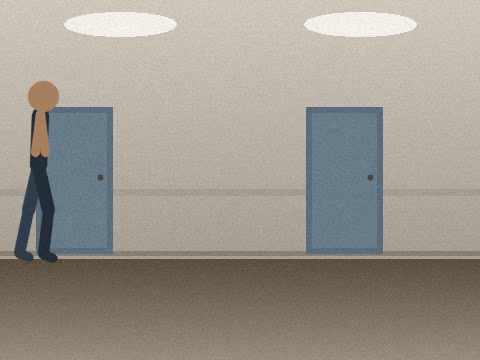
#> input picture frame 13 of videos/clip1_asymmetric_gait.mp4, 480 x 360 px
$ python validate_metrics.py
#> lines starting #> are read from the running program, lines starting #| are printed output that depends on the picture; after the words box and inside, x2 and y2 are one past the last pixel; in counts of white or black regions, pixels touching at a corner belong together
### utils/video_generator.py
"""Module E — Deterministic synthetic clinical MP4 generator.

Used ONLY when /videos is empty. These clips are *real rendered video*:
pixel contours, motion fields and illumination genuinely exist in the
MP4 bitstream, so every downstream metric (MOG2 masks, Kalman states,
Farneback flow, telemetry confidence) is still measured from pixels.
Any genuine ward footage dropped into videos/ takes precedence — the
generator never overwrites an existing file.

    clip1_asymmetric_gait.avi   right-knee stiffness / antalgic limp
    clip2_symmetric_baseline.avi  healthy symmetric corridor walk
    clip3_postural_sway.avi     acute mid-corridor balance instability
"""

from __future__ import annotations

from pathlib import Path

import cv2
import numpy as np

FRAME_W, FRAME_H = 480, 360
FPS = 15
N_FRAMES = 135                 # 9.0 s per clip
FOURCC = "mp4v"
FLOOR_Y = int(FRAME_H * 0.72)  # wall / floor boundary
HIP_Y = FLOOR_Y - 96           # thigh(46) + shank(44) + clearance(6)

CLIPS = {
    "clip1_asymmetric_gait.avi": {
        "label": "Asymmetric gait — right knee stiffness",
        "seed": 11,
        "profile": "asymmetric",
    },
    "clip2_symmetric_baseline.avi": {
        "label": "Symmetric baseline corridor walk",
        "seed": 22,
        "profile": "symmetric",
    },
    "clip3_postural_sway.avi": {
        "label": "Acute mid-corridor postural sway",
        "seed": 33,
        "profile": "sway",
    },
}

# Muted clinical clothing tones (BGR) — dark enough to segment on the lit wall.
SKIN_BGR = (96, 128, 168)
CLOTH_NEAR_BGR = (58, 46, 38)   # near-side limbs / torso shirt
CLOTH_FAR_BGR = (78, 62, 50)    # far-side limbs (slightly lighter = depth cue)


def _ip(point) -> tuple[int, int]:
    return (int(round(point[0])), int(round(point[1])))


def _corridor_background(rng: np.random.Generator) -> np.ndarray:
    """Static lit hospital corridor with deterministic sensor grain."""
    bg = np.zeros((FRAME_H, FRAME_W, 3), np.uint8)

    # Wall: cool plaster gradient.
    for y in range(FLOOR_Y):
        shade = 208 - int(42 * y / FLOOR_Y)
        bg[y, :] = (shade - 18, shade - 8, shade)

    # Floor: polished vinyl gradient brightening toward the camera.
    for y in range(FLOOR_Y, FRAME_H):
        t = (y - FLOOR_Y) / max(FRAME_H - FLOOR_Y, 1)
        shade = int(92 + 62 * t)
        bg[y, :] = (shade - 26, shade - 12, shade)

    # Skirting + handrail.
    cv2.rectangle(bg, (0, FLOOR_Y - 70), (FRAME_W, FLOOR_Y - 64), (150, 158, 166), -1)
    cv2.line(bg, (0, FLOOR_Y - 6), (FRAME_W, FLOOR_Y - 6), (118, 128, 136), 3)

    # Ward doors.
    for dx in (36, 306):
        cv2.rectangle(bg, (dx, FLOOR_Y - 152), (dx + 76, FLOOR_Y - 6), (126, 110, 94), -1)
        cv2.rectangle(bg, (dx + 6, FLOOR_Y - 146), (dx + 70, FLOOR_Y - 12), (140, 124, 106), -1)
        cv2.circle(bg, (dx + 64, FLOOR_Y - 82), 3, (72, 72, 74), -1)

    # Ceiling light pools.
    for lx in (120, 360):
        cv2.ellipse(bg, (lx, 24), (56, 12), 0, 0, 360, (236, 240, 244), -1)

    # Deterministic sensor grain (fixed for the clip, not per-frame).
    grain = rng.integers(-7, 8, size=(FRAME_H, FRAME_W, 1), dtype=np.int16)
    bg = np.clip(bg.astype(np.int16) + grain, 0, 255).astype(np.uint8)
    return bg


def _leg_points(hip, thigh_len: float, shank_len: float,
                thigh_deg: float, knee_flex_deg: float):
    """hip -> knee -> ankle in image coords (y down).

    thigh_deg is measured from vertical, positive = forward (rightward);
    the shank trails the thigh by knee_flex_deg.
    """
    th = np.radians(thigh_deg)
    knee = (hip[0] + thigh_len * np.sin(th), hip[1] + thigh_len * np.cos(th))
    sh = np.radians(thigh_deg - knee_flex_deg)
    ankle = (knee[0] + shank_len * np.sin(sh), knee[1] + shank_len * np.cos(sh))
    return knee, ankle


def _draw_walker(img: np.ndarray, hip, phase: float,
                 right_gain: float = 1.0, arms_up: float = 0.0) -> None:
    """Sagittal-view walking figure. right_gain < 1 stiffens the right knee."""
    thigh_len, shank_len, torso_len = 46.0, 44.0, 52.0
    bob = 3.0 * np.sin(2.0 * phase)
    hip = (hip[0], hip[1] + bob)
    shoulder = (hip[0] + 2.0, hip[1] - torso_len)
    head_c = (shoulder[0] + 3.0, shoulder[1] - 18.0)

    # Legs: far leg first (phase offset 0), near leg offset by pi.
    for offset, gain, colour in (
        (0.0, 1.0, CLOTH_FAR_BGR),
        (np.pi, right_gain, CLOTH_NEAR_BGR),
    ):
        thigh_deg = 26.0 * np.sin(phase + offset)
        knee_flex = 62.0 * gain * max(0.0, np.sin(phase + offset + 1.05)) ** 1.4
        knee, ankle = _leg_points(hip, thigh_len, shank_len, thigh_deg, knee_flex)
        cv2.line(img, _ip(hip), _ip(knee), colour, 11, cv2.LINE_AA)
        cv2.line(img, _ip(knee), _ip(ankle), colour, 9, cv2.LINE_AA)
        foot = (ankle[0] + 10.0, ankle[1] + 4.0)
        cv2.line(img, _ip(ankle), _ip(foot), colour, 7, cv2.LINE_AA)

    # Torso.
    cv2.line(img, _ip(hip), _ip(shoulder), CLOTH_NEAR_BGR, 15, cv2.LINE_AA)

    # Arms: gentle counter-swing; arms_up raises them for the sway clip.
    arm_swing = 20.0 * np.sin(phase)
    for sgn in (-1.0, 1.0):
        hand_low = (
            shoulder[0] + sgn * 7.0 + 14.0 * np.sin(np.radians(sgn * arm_swing)),
            shoulder[1] + 38.0,
        )
        hand_high = (shoulder[0] + sgn * 36.0, shoulder[1] + 10.0)
        hand = (
            hand_low[0] + (hand_high[0] - hand_low[0]) * arms_up,
            hand_low[1] + (hand_high[1] - hand_low[1]) * arms_up,
        )
        cv2.line(img, _ip(shoulder), _ip(hand), SKIN_BGR, 8, cv2.LINE_AA)

    # Head (redacted downstream by the Zero-PII shield).
    cv2.circle(img, _ip(head_c), 15, SKIN_BGR, -1, lineType=cv2.LINE_AA)


def _render_clip(out_path: Path, seed: int, profile: str) -> None:
    """Render one deterministic 9 s clinical clip at 480x360 @ 15 fps."""
    rng = np.random.default_rng(seed)
    bg = _corridor_background(rng)
    writer = cv2.VideoWriter(
        str(out_path), cv2.VideoWriter_fourcc(*("FFV1" if out_path.suffix == ".avi" else FOURCC)), FPS, (FRAME_W, FRAME_H)
    )

    for t in range(N_FRAMES):
        frame = bg.copy()

        if profile == "sway":
            # Standing mid-corridor: sway amplitude ramps in, one stumble
            # transient around t=78, arms rise as instability grows.
            ramp = min(1.0, t / 45.0)
            stumble = 14.0 * np.exp(-(((t - 78) / 4.0) ** 2))
            hip_x = 236.0 + 26.0 * ramp * np.sin(t * 0.11) + stumble
            hip_y = HIP_Y + 3.0 * ramp * np.sin(t * 0.23)
            arms_up = float(np.clip(1.6 * ramp * abs(np.sin(t * 0.11)), 0.0, 1.0))
            _draw_walker(frame, (hip_x, hip_y), phase=0.35, arms_up=arms_up)
        else:
            # Transit left -> right across the corridor camera's field.
            progress = (t + 8) / (N_FRAMES + 16)
            hip_x = -40.0 + progress * (FRAME_W + 80.0)
            cadence = 0.28 if profile == "asymmetric" else 0.30
            right_gain = 0.30 if profile == "asymmetric" else 1.0
            _draw_walker(frame, (hip_x, float(HIP_Y)),
                         phase=t * cadence, right_gain=right_gain)

        writer.write(frame)
    writer.release()


def ensure_clips(video_dir: str | Path = "videos") -> list[Path]:
    """Create any missing clinical clips. Never overwrites existing footage."""
#> called with video_dir = 'videos'
    out_dir = Path(video_dir)
    out_dir.mkdir(parents=True, exist_ok=True)
    created: list[Path] = []
    for name, meta in CLIPS.items():
        target = out_dir / name
        if target.exists() and target.stat().st_size > 0:
            continue
        _render_clip(target, seed=meta["seed"], profile=meta["profile"])
        created.append(target)
    return created


def list_clips(video_dir: str | Path = "videos") -> list[Path]:
    """All .avi clips currently in the video directory, sorted by name."""
    directory = Path(video_dir)
    if not directory.exists():
        return []
    return sorted([*directory.glob("*.mp4"), *directory.glob("*.avi")])

### utils/vision_pipeline.py
"""Module C — Pure-OpenCV 5 anatomical slicing & Zero-PII engine.

Per-frame pipeline
------------------
1. Hybrid foreground segmentation
       MOG2(history=80, varThreshold=16, detectShadows=False) fused with
       Canny(35, 115) structural edges, then elliptical morphological
       closing + opening — moving AND momentarily stationary limbs stay
       segmented.

       The background model must see exactly ONE frame per time step, and
       that frame must be the one the rest of the pipeline works on (the
       restored frame when the active-perception agent is on). Callers that
       only need a mask from some other image pass learn=False, which
       freezes the model (learningRate=0).
2. Pixel-driven anatomical band slicing (extract_joints)
       bbox of the largest contour -> four horizontal physiological zones
       -> cv2.moments centroids. Knee / ankle zones resolve dual limb
       contours, or bisect a merged mid-stance blob at its median column.
3. Sagittal knee-flexion trigonometry (calculate_angle)
       theta = arccos( (BA . BC) / (|BA||BC| + eps) ) in degrees.
4. Zero-PII privacy shield (apply_privacy_shield)
       "silhouette" — black canvas + neon Canny edges + teal morphological
                      contour + solid 32 px cranial redaction with a
                      "PII REDACTED" HUD tag.
       "corridor"   — room context kept, GaussianBlur((45,45), 25) over
                      the cranial ROI.
5. Dense optical-flow sway analysis
       calcOpticalFlowFarneback + cartToPolar -> directional vectors and
       a torso-ROI sway magnitude in px/frame, averaged over foreground
       pixels only so it does not depend on the bbox aspect ratio.
"""

from __future__ import annotations

from typing import Dict, Optional, Tuple

import cv2
import numpy as np

Point = Tuple[float, float]
BBox = Tuple[int, int, int, int]

# Fractional vertical zones inside the subject bounding box (spec C.2).
ZONE_HEAD = (0.00, 0.18)     # cranial zone
ZONE_HIP = (0.42, 0.54)      # pelvic / hip centre of mass
ZONE_KNEE = (0.64, 0.78)     # tibiofemoral zone
ZONE_ANKLE = (0.82, 0.98)    # malleolar zone

HEAD_REDACTION_RADIUS = 32   # px — solid disc over the cranial ROI
BLUR_KERNEL = (45, 45)
BLUR_SIGMA = 25.0

# HUD palette (BGR) ---------------------------------------------------------
NEON_EDGE_BGR = (140, 255, 190)      # Canny edge tint on the shield canvas
SILHOUETTE_BGR = (190, 216, 62)      # teal morphological contour tint
REDACTION_BGR = (20, 20, 20)         # solid cranial redaction fill
REDACTION_TAG_BGR = (94, 110, 242)   # coral "PII REDACTED" HUD tag
FLOW_VECTOR_BGR = (255, 214, 90)     # optical-flow arrows


def _new_subtractor() -> cv2.BackgroundSubtractorMOG2:
    return cv2.createBackgroundSubtractorMOG2(
        history=80, varThreshold=16, detectShadows=False
    )


class ClinicalVisionPipeline:
    """Hybrid MOG2 + Canny segmentation with anatomical zone joint extraction."""

    def __init__(self, learning_rate: float = 0.005) -> None:
        # MOG2's automatic rate (1/history) absorbs a person who stands still
        # into the background within a few seconds — exactly the postural-sway
        # case this system exists to watch. A slow fixed rate keeps them
        # segmented (measured: joint detection on the standing clip at night
        # 78 % -> 100 %). Trade-off: a stale background clears more slowly.
#> in analyse, frame is the input picture: shape (360, 480, 3); mean B, G, R 142.3, 151.1, 156.5
        self.learning_rate = learning_rate
        self._subtractor = _new_subtractor()
        self._close_kernel = cv2.getStructuringElement(cv2.MORPH_ELLIPSE, (9, 9))
        self._open_kernel = cv2.getStructuringElement(cv2.MORPH_ELLIPSE, (5, 5))

    def reset(self) -> None:
        """Re-learn the background model — call when a new clip starts."""
        self._subtractor = _new_subtractor()

    # -- 1. hybrid segmentation ----------------------------------------------
    def segment_foreground(self, frame: np.ndarray, learn: bool = True) -> np.ndarray:
        """Fuse motion (MOG2) with structure (Canny) into a clean uint8 mask.

        learn=True  advance the background model by this frame (default,
                    at self.learning_rate).
        learn=False segment against the current model without updating it.
        Feed the model once per time step, on the frame you actually track.
        """
#> called with learn = True
        gray = cv2.cvtColor(frame, cv2.COLOR_BGR2GRAY)
        motion = self._subtractor.apply(
            frame, learningRate=self.learning_rate if learn else 0.0
        )
#> motion: shape (360, 480); every value is 255
        edges = cv2.Canny(gray, 35, 115)
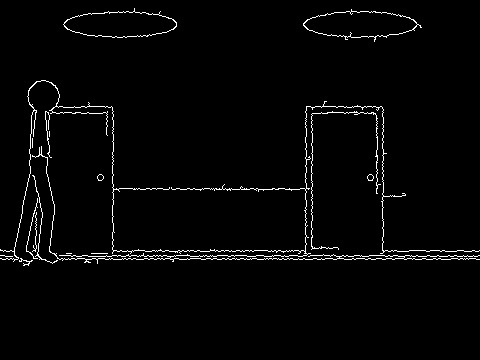
#> edges: shape (360, 480); 2.2% white in thin lines or dots, all inside (x1, y1, x2, y2) = (0, 8, 480, 266)

        # Trust structural edges only near existing motion — this keeps
        # stationary limbs segmented without lighting up the whole corridor.
        motion_neighbourhood = cv2.dilate(motion, self._close_kernel)
        fused = cv2.bitwise_or(motion, cv2.bitwise_and(edges, motion_neighbourhood))
        fused = cv2.morphologyEx(fused, cv2.MORPH_CLOSE, self._close_kernel)
        fused = cv2.morphologyEx(fused, cv2.MORPH_OPEN, self._open_kernel)
        return fused

    # -- 2. anatomical band slicing --------------------------------------------
    def extract_joints(
        self, mask: np.ndarray
    ) -> Tuple[Optional[Dict[str, Point]], Optional[BBox]]:
        """Slice the silhouette into physiological bands and locate six joints."""
        contours, _ = cv2.findContours(mask, cv2.RETR_EXTERNAL, cv2.CHAIN_APPROX_SIMPLE)
#> contours = [[[0, 0], [0, 359], [479, 359], [479, 0]]]
        if not contours:
            return None, None
        subject = max(contours, key=cv2.contourArea)
#> subject = [[0, 0], [0, 359], [479, 359], [479, 0]]
#> (the rest of the program and of its run is left out)
